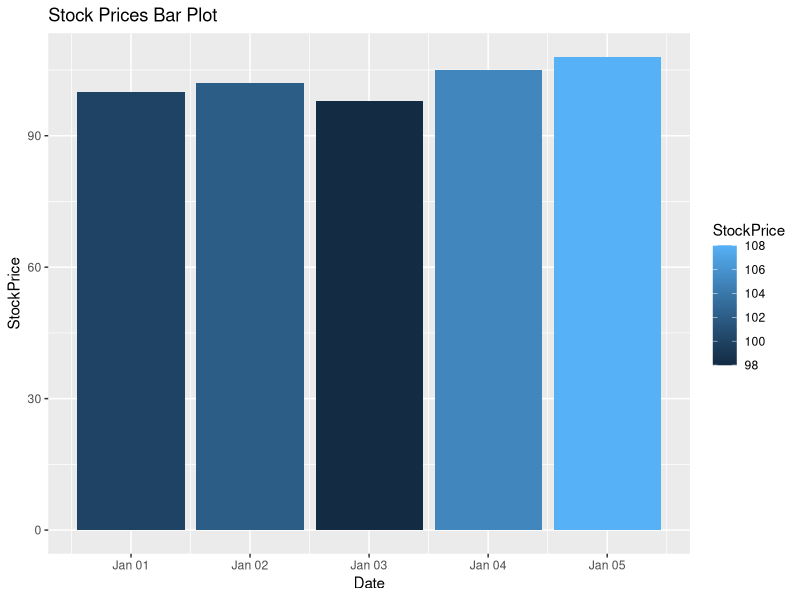

This figure's R source:
# Financial Market Data
library(ggplot2)

finance <- data.frame(
  Date = as.Date(c("2023-01-01","2023-01-02","2023-01-03","2023-01-04","2023-01-05")),
  StockPrice = c(100, 102, 98, 105, 108),
  Volume = c(2.5, 3.0, 2.2, 2.8, 3.5),
  MarketCap = c(500, 510, 490, 525, 540)
)

# 1. Average of dataset
avg_values <- colMeans(finance[,-1])  # excluding Date
print("Average values:")
print(avg_values)

# 2. Mean of Stock Price
mean_stock <- mean(finance$StockPrice)
print(paste("Mean Stock Price:", mean_stock))

# 3. Bar Plot
ggplot(finance, aes(x=Date, y=StockPrice, fill=StockPrice)) +
  geom_bar(stat="identity") +
  ggtitle("Stock Prices Bar Plot")

